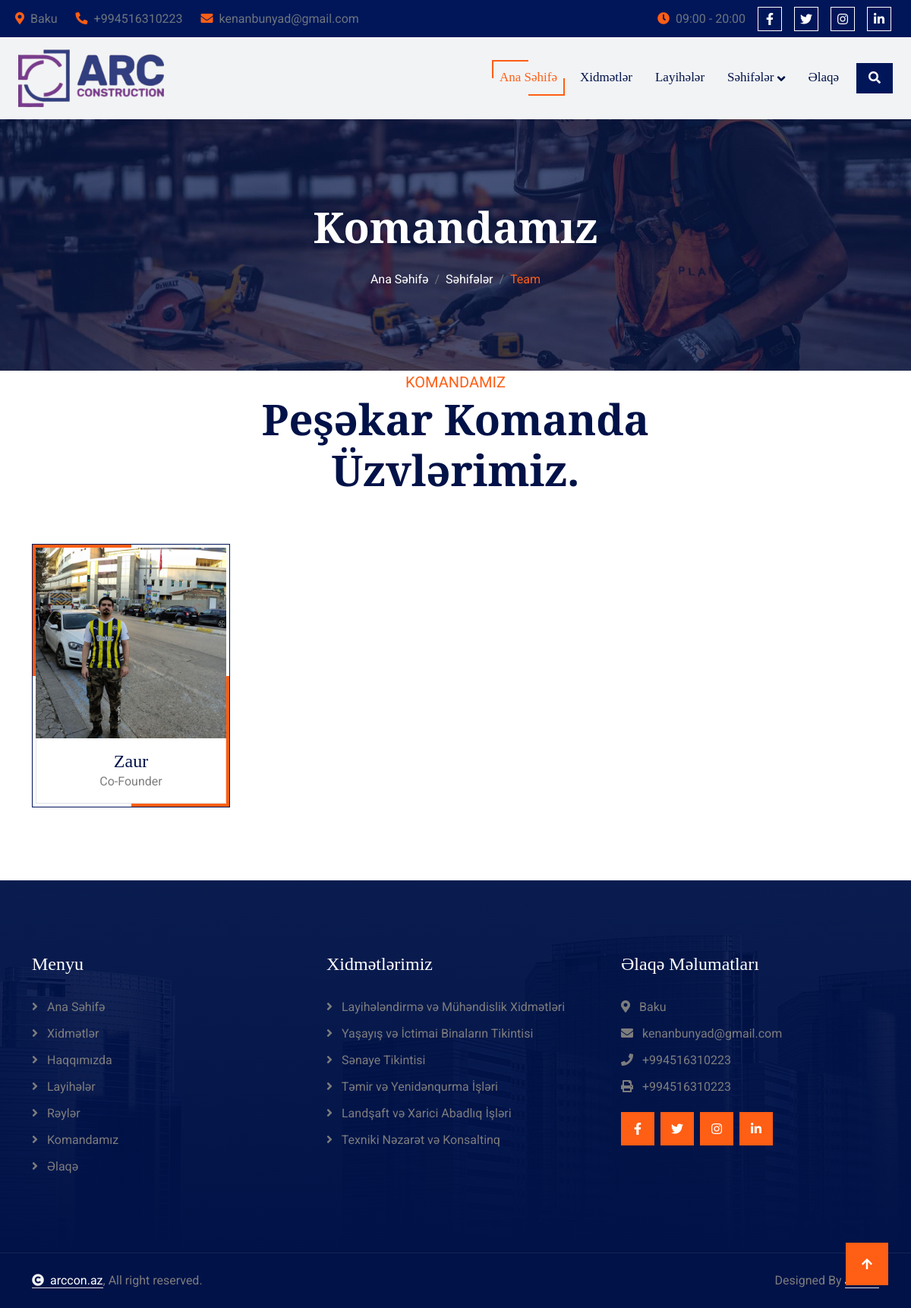
Before: /team/ with the older database file.
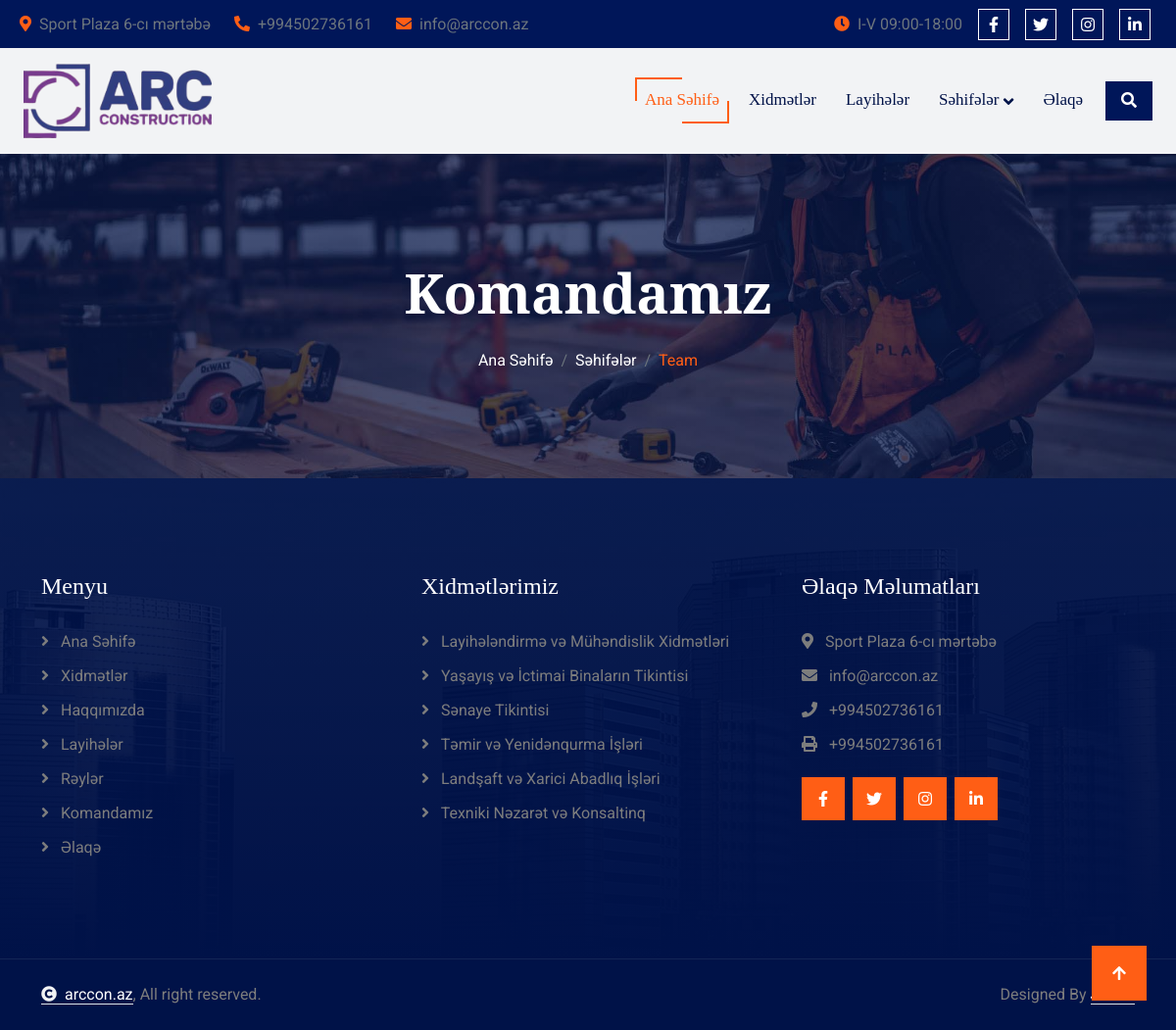
After: the same page with the newer database file.
### core/models.py (models this page shows, shortened)
class CompanyInfo(models.Model):
    email = models.EmailField()
    phone = models.CharField(max_length=20)
    location = models.CharField(max_length=255)
    working_hours = models.CharField(max_length=100)
    class Meta:
        verbose_name = "Company Info"
        verbose_name_plural = "Company Info"

class TeamMember(models.Model):
    name = models.CharField(max_length=255)
    position = models.CharField(max_length=255)
    image = models.ImageField(upload_to='team/')
    class Meta:
        verbose_name = "Team Member"
        verbose_name_plural = "Team Members"

### core/views.py (the view)
# urls.py: path('team/', views.team, name='team'),
def team(request):
    team_members = TeamMember.objects.all()
    return render(request, 'team.html', context={'team_members': team_members})

### core/context_processors.py (called while the page is built)
def company_info(request):
    company = CompanyInfo.objects.first()
    return {'company_info': company}

def social_media(request):
    social_media = SocialMedia.objects.first()
    return {'social_media': social_media}

### core/templates/team.html (shortened to what this page needs)
{% extends 'base.html' %}
{% load static %}
{% block content %}
    <body>
        <div class="container-fluid bg-breadcrumb">
            <div class="container text-center py-5" style="max-width: 900px;">
                <h4 class="text-white display-4 mb-4 wow fadeInDown" data-wow-delay="0.1s">Komandamız</h4>
                <ol class="breadcrumb d-flex justify-content-center mb-0 wow fadeInDown" data-wow-delay="0.3s">
                    <li class="breadcrumb-item"><a href="{% url 'index' %}">Ana Səhifə</a></li>
                    <li class="breadcrumb-item"><a href="#">Səhifələr</a></li>
                    <li class="breadcrumb-item active text-secondary">Team</li>
                </ol>
            </div>
        </div>
        {% if team_members %}
        <div class="container-fluid team pb-5">
            <div class="container pb-5">
                <div class="text-center mx-auto pb-5 wow fadeInUp" data-wow-delay="0.2s" style="max-width: 800px;">
                    <p class="text-uppercase text-secondary fs-5 mb-0">Komandamız</p>
                    <h2 class="display-4 text-capitalize mb-3">Peşəkar Komanda Üzvlərimiz.</h2>
                </div>
                <div class="row g-4">
                    {% for member in team_members %}
                    <div class="col-lg-3 wow fadeInUp" data-wow-delay="0.2s">
                        <div class="team-item border border-primary p-1">
                            <div class="team-img">
                                <img src="{{ member.image.url }}" class="img-fluid w-100" alt="">
                            </div>
                            <div class="text-center border border-top-0 bg-white py-3">
                                <h4 class="mb-0">{{ member.name }}</h4>
                                <p class="mb-0">{{ member.position }}</p>
                            </div>
                        </div>
                    </div>
                    {% endfor %}
                </div>
            </div>
        </div>
        {% endif %}
{% endblock %}

### core/templates/base.html (shortened to what the changed rows need)
<!DOCTYPE html>
{% load static %}
<html lang="en">
    <head>
        <link rel="stylesheet" href="https://use.fontawesome.com/releases/v5.15.4/css/all.css"/>
        <link href="https://cdn.jsdelivr.net/npm/bootstrap-icons@1.4.1/font/bootstrap-icons.css" rel="stylesheet">
        <link rel="stylesheet" href="https://cdnjs.cloudflare.com/ajax/libs/animate.css/4.1.1/animate.min.css"/>
        <link href="{% static 'lib/animate/animate.min.css' %}" rel="stylesheet">
        <link href="{% static 'lib/owlcarousel/assets/owl.carousel.min.css' %}" rel="stylesheet">
        <link href="{% static 'lib/lightbox/css/lightbox.min.css' %}" rel="stylesheet">
        <link href="{% static 'css/bootstrap.min.css' %}" rel="stylesheet">
        <link href="{% static 'css/style.css' %}" rel="stylesheet">
    </head>
    <body>
        <div class="container-fluid topbar d-none d-xl-block w-100">
            <div class="row gx-0 align-items-center" style="height: 45px;">
                <div class="col-lg-6 text-center text-lg-start mb-lg-0">
                    <div class="d-flex flex-wrap">
                        <a href="" class="text-muted me-4"><i class="fas fa-map-marker-alt text-secondary me-2"></i>{{ company_info.location }}</a>
                        <a href="" class="text-muted me-4"><i class="fas fa-phone-alt text-secondary me-2"></i>{{ company_info.phone }}</a>
                        <a href="" class="text-muted me-0"><i class="fas fa-envelope text-secondary me-2"></i>{{ company_info.email }}</a>
                    </div>
                </div>
                <div class="col-lg-6 text-center text-lg-end">
                    <div class="d-flex align-items-center justify-content-end">
                        <a href="#" class="text-muted me-3"><i class="fas fa-clock text-secondary me-2"></i>{{ company_info.working_hours }}</a>
                        <a href="{{ social_media.facebook }}" class="btn btn-primary btn-square border border-white me-3"><i class="fab fa-facebook-f"></i></a>
                        <a href="{{ social_media.twitter }}" class="btn btn-primary btn-square border border-white me-3"><i class="fab fa-twitter"></i></a>
                        <a href="{{ social_media.instagram }}" class="btn btn-primary btn-square border border-white me-3"><i class="fab fa-instagram"></i></a>
                        <a href="{{ social_media.linkedin }}" class="btn btn-primary btn-square border border-white me-3"><i class="fab fa-linkedin-in"></i></a>
                    </div>
                </div>
            </div>
        </div>
        {% block content %}
        {% endblock %}
        <div class="container-fluid footer py-5 wow fadeIn" data-wow-delay="0.2s">
            <div class="container py-5">
                <div class="row g-5">
                    <div class="col-md-6 col-lg-6 col-xl-4">
                        <div class="footer-item d-flex flex-column">
                            <h4 class="text-white mb-4">Əlaqə Məlumatları</h4>
                            <a href=""><i class="fa fa-map-marker-alt me-2"></i> {{ company_info.location }}</a>
                            <a href=""><i class="fas fa-envelope me-2"></i> {{ company_info.email }}</a>
                            <a href=""><i class="fas fa-phone me-2"></i> {{ company_info.phone }}</a>
                            <a href="" class="mb-3"><i class="fas fa-print me-2"></i> {{ company_info.phone }}</a>
                            <div class="footer-btn d-flex align-items-center">
                                <a class="btn btn-secondary btn-md-square me-2" href="{{ social_media.facebook }}"><i class="fab fa-facebook-f text-white"></i></a>
                                <a class="btn btn-secondary btn-md-square me-2" href="{{ social_media.twitter }}"><i class="fab fa-twitter text-white"></i></a>
                                <a class="btn btn-secondary btn-md-square me-2" href="{{ social_media.instagram }}"><i class="fab fa-instagram text-white"></i></a>
                                <a class="btn btn-secondary btn-md-square me-0" href="{{ social_media.linkedin }}"><i class="fab fa-linkedin-in text-white"></i></a>
                            </div>
                        </div>
                    </div>
                </div>
            </div>
        </div>
    </body>
</html>

Changed rows visible on the page:
removed TeamMember: image (picture), name "Zaur", position "Co-Founder"
changed CompanyInfo: location "Baku" → "Sport Plaza 6-cı mərtəbə"; phone "+994516310223" → "+994502736161"; email "kenanbunyad@gmail.com" → "info@arccon.az"; working_hours "09:00 - 20:00" → "I-V 09:00-18:00"
Other visible differences:
text no longer shown: "KOMANDAMIZ Peşəkar Komanda Üzvlərimiz."
